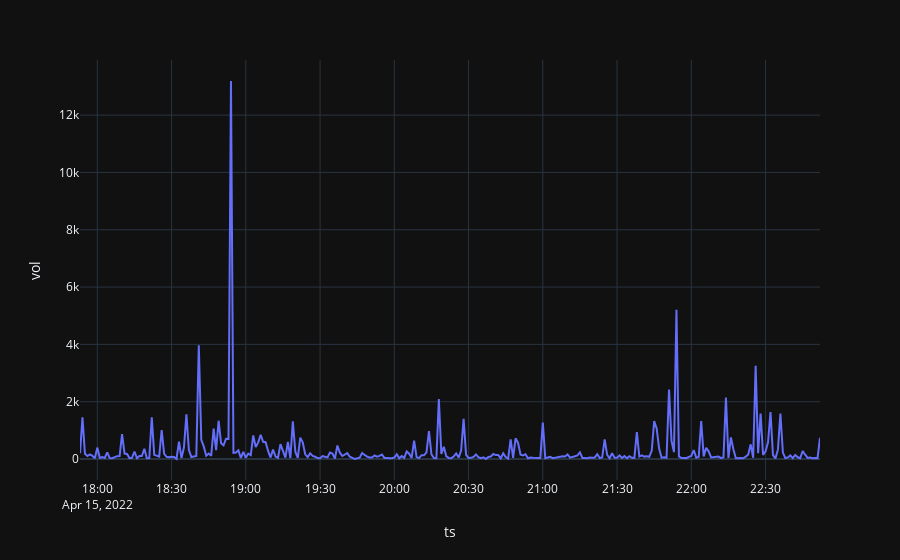

Source (notebook cell):
### Code cell
px.line(df, x='ts', y='vol', template='plotly_dark')

### Figure 1 — Plotly figure (JSON) as saved in the notebook; plotly's stock layout.template omitted (floating-point values rounded to 4 significant figures; data arrays with more than 128 entries replaced by an {"elided": "..."} marker saying what was removed)
{"data": [{"hovertemplate": "ts=%{x}<br>vol=%{y}<extra></extra>", "legendgroup": "", "line": {"color": "#636efa", "dash": "solid"}, "marker": {"symbol": "circle"}, "mode": "lines", "name": "", "orientation": "v", "showlegend": false, "x": {"elided": "300 str values"}, "xaxis": "x", "y": {"elided": "300 float values"}, "yaxis": "y", "type": "scatter"}], "layout": {"xaxis": {"anchor": "y", "domain": [0.0, 1.0], "title": {"text": "ts"}}, "yaxis": {"anchor": "x", "domain": [0.0, 1.0], "title": {"text": "vol"}}, "legend": {"tracegroupgap": 0}, "margin": {"t": 60}}}
